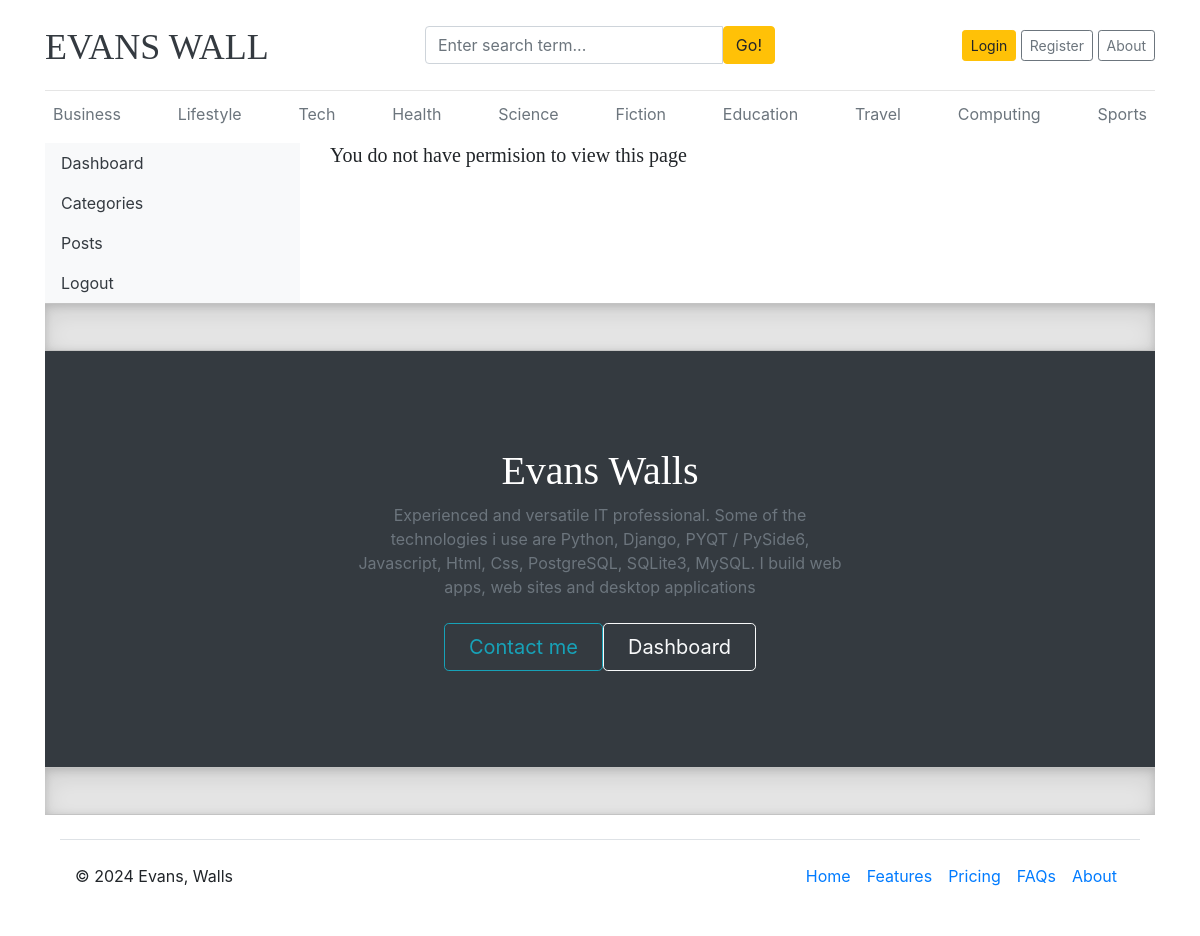
Screenshot of /CMS/dashboard/userMgt/allusers/ with the database file from the repository.
### blogs/models.py (models this page shows, shortened)
class Category(models.Model):
    category_name = models.CharField(max_length = 50, unique=True)
    category_decription = models.CharField(max_length = 150, unique=True, null=True)
    created_at = models.DateTimeField(auto_now_add =True)
    updated_at = models.DateTimeField(auto_now_add =True)
    class Meta:
        verbose_name_plural = 'Categories'

### Dashboards/views.py (the view)
# urls.py: path('userMgt/allusers/', views.allusers, name='allusers'),
def allusers(request):
    theusers = User.objects.all()
    context = {
        'theusers': theusers,
    }
    return render(request, 'Dash/userMgt/allusers.html', context)

### blogs/context_processors.py (called while the page is built)
def get_categories(request):
    categories = Category.objects.all().order_by('-updated_at')
    return dict(categories=categories)

def get_social_links(request):
    social_links = SocialLink.objects.all()
    return dict(social_links=social_links)

def get_about(request):
    theabout = About.objects.all()
    return dict(theabout=theabout)

### templates/Dash/userMgt/allusers.html (shortened to what this page needs)
{% extends 'base.html' %}
{% block content %}
<div class="row">
        {% include 'Dash/dashsidebar.html' %}
        <div class="col-md-9">
          {% if perms.auth.view_user %}
            <h2>All Users</h2>
            <a href="{% url 'aaddusers' %}" class="btn btn-dark text-light float-right mb-2">Add new user</a>
            <table class="table table-hover">
                <thead>
                  <tr>
                    <th>#</th>
                    <th>Full name</th>
                    <th>Username</th>
                    <th>Email</th>
                    <th>Active</th>
                    <th>Staff</th>
                    <th>Superuser</th>
                    <th>Action</th>
                  </tr>
                </thead>
                <tbody>
                    {% for i in theusers %}
                  <tr>
                    <td>{{ forloop.counter}}</td>
                    <td>{{ i.first_name }}, {{ i.last_name }}</td>
                    <td>{{i.username}}</td>
                    <td>{{i.email}}</td>
                    <td>{% if i.is_active %}<i class="fa fa-check text-success"></i>{% else %} <i class="fa fa-times text-danger"></i>{% endif %}</td>
                    <td>{% if i.is_staff %}<i class="fa fa-check text-success"></i>{% else %} <i class="fa fa-times text-danger"></i>{% endif %}</td>
                    <td>{% if i.is_superuser %}<i class="fa fa-check text-success"></i>{% else %} <i class="fa fa-times text-danger"></i>{% endif %}</td>
                    <td>
                        <a href="{% url 'editusers' i.id %}"><i class="fa fa-edit text-success"></i></a>&nbsp;
                        <a href="{% url 'deleteUser' i.id %}" onclick="return confirmDelete();"><i class="fa fa-trash text-danger"></i></a>
                    </td>
                  </tr>
                  {% endfor %}
                </tbody>
              </table>
              {% else %}
              <h5>You do not have permision to view this page</h5>
              {% endif %}
        </div>
</div>
{% endblock%}

### templates/base.html (shortened to what this page needs)
{% load static %}
<!DOCTYPE html>
<html lang="en">
<head>
    <link href="https://getbootstrap.com/docs/4.0/dist/css/bootstrap.min.css" rel="stylesheet">
    <link href="{% static 'css/blog.css' %}" rel="stylesheet">
    <link href="{% static 'css/footer.css' %}" rel="stylesheet">
    <link rel="stylesheet" href="https://cdnjs.cloudflare.com/ajax/libs/font-awesome/4.7.0/css/font-awesome.min.css">
  </head>
<body>
    <div class="container">
      <header class="blog-header py-3">
        <div class="row flex-nowrap justify-content-between align-items-center">
          <div class="col-4 pt-1">
            <a class="blog-header-logo text-dark" href="/">EVANS WALL</a>
          </div>
          <div class="col-4">
            <form action="{% url 'search' %}" method="GET">
              <div class="input-group">
                <input class="form-control" type="text" name="keyword" value="{{thesearchterm}}" placeholder="Enter search term..." aria-label="Enter search term..." aria-describedby="button-search" />
                <button type="submit" class="btn btn-warning" id="button-search">Go!</button>
              </div>
          </form>
          </div>
          <div class="col-4 d-flex justify-content-end align-items-center">
            {% if not user.is_authenticated %}
            <a class="btn btn-sm btn-warning" href="{% url 'login' %}">Login</a> &nbsp;
            <a class="btn btn-sm btn-outline-secondary" href="{% url 'register' %}">Register</a>&nbsp;
            <a class="btn btn-sm btn-outline-secondary" href="{% url 'about' %}">About</a>
            {% endif %}
          </div>
        </div>
      </header>
      <div class="nav-scroller py-1 mb-2">
        <nav class="nav d-flex justify-content-between">
          {% if categories %}
                {% for category in categories %}
                    <a class="p-2 text-muted" href="{% url 'post_by_category' category.id %}">{{ category.category_name }}</a>
                {% endfor %}
                {% else %}
                    <a class="p-2 text-muted" href="#">No Categories</a>
          {% endif %}
        </nav>
      </div>
            {% block content %}
            {% endblock %}
            <div class="b-example-divider"></div>
            <div class="bg-dark text-secondary px-4 py-5 text-center">
              <div class="py-5">
                <h1 class="display-5 fw-bold text-white">Evans Walls</h1>
                <div class="col-lg-6 mx-auto">
                  <p class="fs-5 mb-4">Experienced and versatile IT professional. Some of the technologies i use are  Python, Django, PYQT / PySide6, Javascript, Html, Css, PostgreSQL, SQLite3, MySQL. I build web apps, web sites and desktop applications</p>
                  <div class="d-grid gap-2 d-sm-flex justify-content-sm-center">
                    <a href="{% url 'about' %}" type="button" class="btn btn-outline-info btn-lg px-4 me-sm-3 fw-bold">Contact me</a>
                    <a href="{% url 'dashboards' %}" button type="button" class="btn btn-outline-light btn-lg px-4">Dashboard</a>
                  </div>
                </div>
              </div>
            </div>
            <div class="b-example-divider mb-0"></div>
<div class="container">
    <footer class="d-flex flex-wrap justify-content-between align-items-center py-3 my-4 border-top">
      <p class="col-md-4 mb-0 text-body-secondary">&copy; 2024 Evans, Walls</p>
      <a href="/" class="col-md-4 d-flex align-items-center justify-content-center mb-3 mb-md-0 me-md-auto link-body-emphasis text-decoration-none">
        <svg class="bi me-2" width="40" height="32"><use xlink:href="#bootstrap"/></svg>
      </a>
      <ul class="nav col-md-4 justify-content-end">
        <li class="nav-item"><a href="#" class="nav-link px-2 text-body-secondary">Home</a></li>
        <li class="nav-item"><a href="#" class="nav-link px-2 text-body-secondary">Features</a></li>
        <li class="nav-item"><a href="#" class="nav-link px-2 text-body-secondary">Pricing</a></li>
        <li class="nav-item"><a href="#" class="nav-link px-2 text-body-secondary">FAQs</a></li>
        <li class="nav-item"><a href="{% url 'about' %}" class="nav-link px-2 text-body-secondary">About</a></li>
      </ul>
    </footer>
  </div>
  </body>
</html>

### static/css/blog.css (style rules this page uses)
.blog-header { border-bottom: 1px solid #e5e5e5; }
.blog-header-logo { font-family: "Playfair Display", Georgia, "Times New Roman", serif; font-size: 2.25rem; }
h1, h2, h3, h4, h5, h6 { font-family: "Playfair Display", Georgia, "Times New Roman", serif; }

### static/css/footer.css (style rules this page uses)
.b-example-divider { width: 100%; height: 3rem; background-color: rgba(0, 0, 0, .1); border: solid rgba(0, 0, 0, .15); border-width: 1px 0; box-shadow: inset 0 .5em 1.5em rgba(0, 0, 0, .1), inset 0 .125em .5em rgba(0, 0, 0, .15); }
.bi { vertical-align: -.125em; fill: currentColor; }
.nav-scroller { position: relative; z-index: 2; height: 2.75rem; overflow-y: hidden; }
.nav-scroller .nav { display: flex; flex-wrap: nowrap; padding-bottom: 1rem; margin-top: -1px; overflow-x: auto; text-align: center; white-space: nowrap; -webkit-overflow-scrolling: touch; }

### rows the page displays
Category: category_name "Business"
Category: category_name "Lifestyle"
Category: category_name "Tech"
Category: category_name "Health"
Category: category_name "Science"
Category: category_name "Fiction"
Category: category_name "Education"
Category: category_name "Travel"
Category: category_name "Computing"
Category: category_name "Sports"
